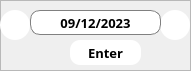
   <widget class="QFrame" name="PopupselectDay">
    <property name="geometry">
     <rect>
      <x>1330</x>
      <y>180</y>
      <width>191</width>
      <height>71</height>
     </rect>
    </property>
    <property name="styleSheet">
     <string notr="true">#PopupselectDay{
	background-color: white;
	border-radius: 15;
	border: 2px solid white;
}</string>
    </property>
    <property name="frameShape">
     <enum>QFrame::StyledPanel</enum>
    </property>
    <property name="frameShadow">
     <enum>QFrame::Raised</enum>
    </property>
    <widget class="QLabel" name="label_20">
     <property name="geometry">
      <rect>
       <x>40</x>
       <y>37</y>
       <width>31</width>
       <height>31</height>
      </rect>
     </property>
     <property name="text">
      <string/>
     </property>
     <property name="pixmap">
      <pixmap resource="ResourceFile.qrc">:/Icon/Image/icons8-calendar-48.png</pixmap>
     </property>
     <property name="scaledContents">
      <bool>true</bool>
     </property>
    </widget>
    <widget class="QPushButton" name="pushButton_SelectedDay">
     <property name="geometry">
      <rect>
       <x>70</x>
       <y>40</y>
       <width>71</width>
       <height>25</height>
      </rect>
     </property>
     <property name="font">
      <font>
       <family>Samsung Sharp Sans</family>
       <pointsize>10</pointsize>
       <weight>75</weight>
       <bold>true</bold>
      </font>
     </property>
     <property name="styleSheet">
      <string notr="true">#pushButton_SelectedDay
{
	border: 0px solid white;
	background-color: white;
	border-radius: 10px;
}
#pushButton_SelectedDay::pressed
{
	background-color: #99FFFF;
	border-style: inset;
}
#pushButton_SelectedDay::hover
{
	background-color: #BBBBBB;
	border-style: inset;
}</string>
     </property>
     <property name="text">
      <string>Enter</string>
     </property>
     <property name="icon">
      <iconset resource="ResourceFile.qrc">
       <normaloff>:/Icon/Image/icons8-next-50.png</normaloff>:/Icon/Image/icons8-next-50.png</iconset>
     </property>
     <property name="iconSize">
      <size>
       <width>20</width>
       <height>20</height>
      </size>
     </property>
    </widget>
    <widget class="QPushButton" name="pushButton_back_day">
     <property name="geometry">
      <rect>
       <x>0</x>
       <y>10</y>
       <width>30</width>
       <height>30</height>
      </rect>
     </property>
     <property name="styleSheet">
      <string notr="true">#pushButton_back_day
{
	background-color: white ;
	border-radius: 15;
}
#pushButton_back_day:pressed
{
	background-color: white;
	border-style: inset;
}
#pushButton_back_day:hover
{
	background-color: #CCFFFF;
	border-style: inset;
}</string>
     </property>
     <property name="text">
      <string/>
     </property>
     <property name="icon">
      <iconset resource="ResourceFile.qrc">
       <normaloff>:/Icon/Image/back.png</normaloff>:/Icon/Image/back.png</iconset>
     </property>
     <property name="iconSize">
      <size>
       <width>30</width>
       <height>30</height>
      </size>
     </property>
    </widget>
    <widget class="QPushButton" name="pushButton_next_day">
     <property name="geometry">
      <rect>
       <x>160</x>
       <y>10</y>
       <width>30</width>
       <height>30</height>
      </rect>
     </property>
     <property name="styleSheet">
      <string notr="true">#pushButton_next_day
{
	background-color :white ;
	border-radius: 15;
}
#pushButton_next_day:pressed
{
	background-color: white;
	border-style: inset;
}
#pushButton_next_day:hover
{
	background-color: #CCFFFF;
	border-style: inset;
}</string>
     </property>
     <property name="text">
      <string/>
     </property>
     <property name="icon">
      <iconset resource="ResourceFile.qrc">
       <normaloff>:/Icon/Image/next.png</normaloff>:/Icon/Image/next.png</iconset>
     </property>
     <property name="iconSize">
      <size>
       <width>30</width>
       <height>30</height>
      </size>
     </property>
    </widget>
    <widget class="QLabel" name="label_date_select">
     <property name="geometry">
      <rect>
       <x>30</x>
       <y>10</y>
       <width>131</width>
       <height>25</height>
      </rect>
     </property>
     <property name="font">
      <font>
       <family>Samsung Sharp Sans</family>
       <pointsize>10</pointsize>
       <weight>75</weight>
       <bold>true</bold>
      </font>
     </property>
     <property name="styleSheet">
      <string notr="true">#label_date_select{
	background-color: white;
	border-radius: 10;
	border: 1px solid gray;
	color: black
}</string>
     </property>
     <property name="text">
      <string>09/12/2023</string>
     </property>
     <property name="alignment">
      <set>Qt::AlignCenter</set>
     </property>
    </widget>
   </widget>
